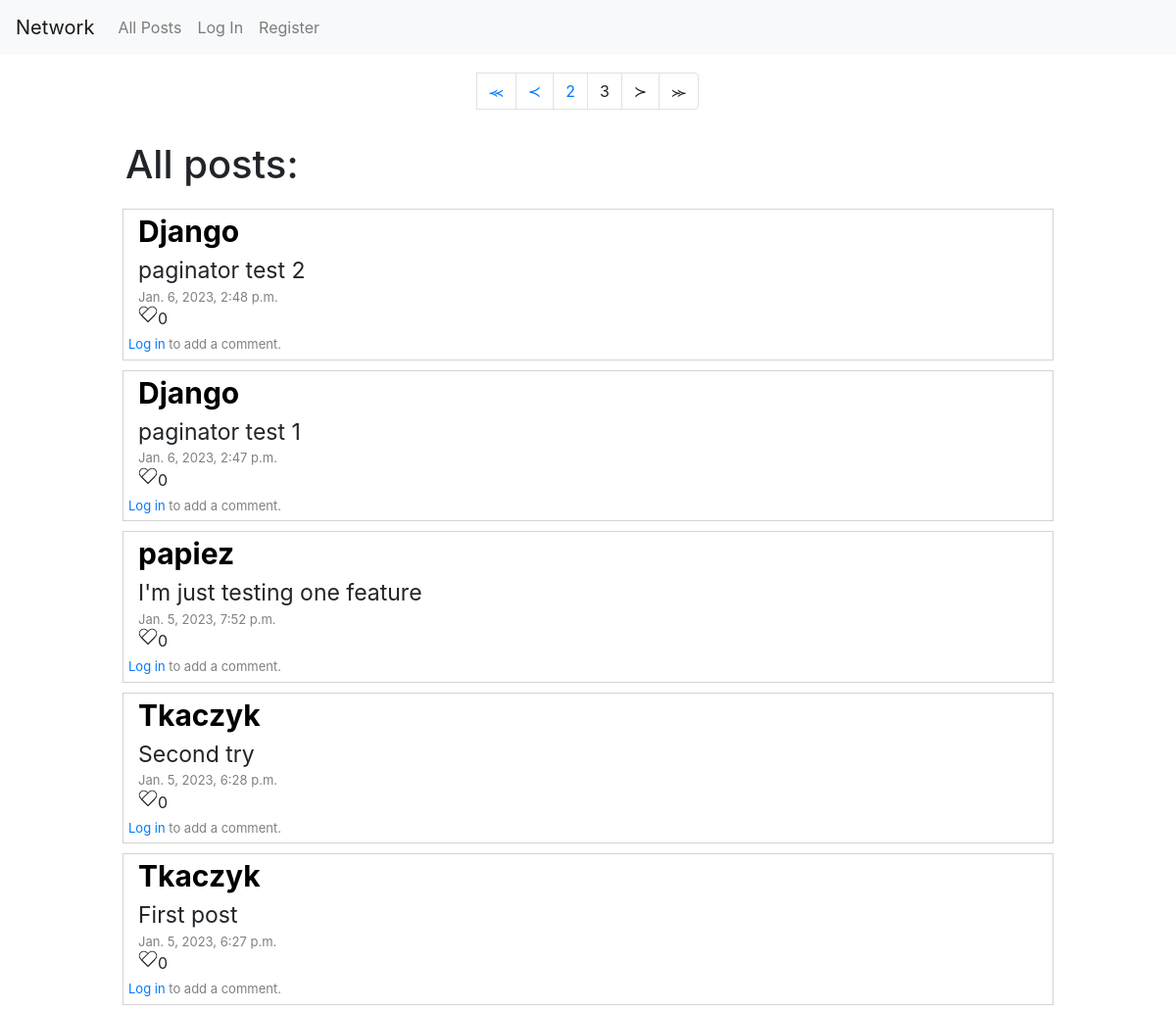
/?page=3, run on the app's committed database.
### network/models.py (models this page shows)
class Post(models.Model):
    owner = models.ForeignKey(User, on_delete=models.CASCADE, related_name="post_owner", default=None)
    timestamp = models.DateTimeField(default=None)
    content = models.CharField(max_length=2500, default=None)
    likes = models.ManyToManyField(User, blank=True, related_name="likers")

class User(AbstractUser):
    followers = models.ManyToManyField("self", blank=True, related_name="followers")
    following = models.ManyToManyField("self", blank=True, related_name="following")

### network/views.py (the view)
# urls.py: path("", views.index, name="index"),
def index(request):
    posts = Post.objects.all().order_by('-timestamp')
    paginator = Paginator(posts, 10)
    page_number = request.GET.get('page')
    page_obj = paginator.get_page(page_number)
    return render(request, "network/index.html", {
        "posts": page_obj,
        "number": paginator.num_pages
    })

### network/templates/network/index.html (shortened to what this page needs)
{% extends "network/layout.html" %}
{% block body %}
    <div class="d-flex align-items-center flex-column">
        <div class="d-flex flex-column" id="posts_container">
            {% if number > 1 %}
                <nav class="navbar sticky-top justify-content-center" aria-label="Page navigation example" style="margin-top: 10px;">
                    <ul class="pagination">
                        {% if posts.has_previous %}
                            <li>
                                <a class="page-link" href="?page=1">&Pr;</a>
                            </li>
                                <li class="pagination justyify-content-center">
                                <a class="page-link" href="?page={{ posts.previous_page_number }}" tabindex="-1" aria-disabled="true">&pr;</a>
                            </li>
                            <li class="page-item">
                                <a class="page-link" href="?page={{ posts.previous_page_number }}">{{ posts.number|add:"-1" }}</a>
                            </li>
                        {% endif %}
                        <li class="page-item">
                            <a class="page-link" aria-disabled="true">{{ posts.number }}</a>
                        </li>
                        {% if posts.has_next %}
                            <li class="page-item">
                                <a class="page-link" href="?page={{ posts.next_page_number }}" aria-disabled="false">{{ posts.number|add:"1" }}</a>
                            </li>
                            <li class="page-item">
                                <a class="page-link" href="?page={{ posts.next_page_number }}">&sc;</a>
                            </li>
                            <li class="page-item">
                                <a class="page-link" aria-label="Next" href="?page={{ posts.paginator.num_pages }}">
                                    <span aria-hidden="true">&Sc;</span>
                                </a>
                            </li>
                        {% else %}
                            <li class="page-item">
                                <a class="page-link" aria-disabled="true">&sc;</a>
                            </li>
                            <li class="page-item">
                                <a class="page-link" aria-label="Next" aria-disabled="true">
                                    <span aria-hidden="true">&Sc;</span>
                                </a>
                            </li>
                        {% endif %}
                    </ul>
                </nav>
            {% endif %}
            <div class="p-2">
                <h1>All posts:</h1>
            </div>
            {% if posts %}
                {% for post in posts %}
                    <div class="post">
                        <div id="post_author">
                            <a href="{% url 'profil' username=post.owner %}" style="color: black;"><strong>{{ post.owner }}</strong></a>
                        </div>
                        <div id="post_content">
                            {{ post.content }}
                        </div>
                        <div id="post_timestamp">
                            {{ post.timestamp }}
                        </div>
                        <div class="d-flex" id="post_likes">
                            <div id="heart"></div>{{ post.likes.count }}
                        </div>
                        {% if user.is_authenticated %}
                            <form method="POST" class="form-inline">
                                <input type="text" class="form-control" name="comment_content" placeholder="Add a comment..." style="width: 30%; margin: 10px;">
                                <button type="submit" class="btn btn-secondary">Comment</button>
                            </form>
                        {% else %}
                            <div id="post_timestamp" style="margin: 5px;">
                                <a href="{% url 'login' %}">Log in</a> to add a comment.
                            </div>
                        {% endif %}
                    </div>
                {% endfor %}
            {% endif %}
        </div>
    </div>
{% endblock %}

### network/static/network/styles.css (style rules this page uses)
#posts_container { width: 80vw; }
.post { border: 1px solid; border-color: lightgray; margin: 5px; }
div.post > * { margin-left: 15px; }
#post_author { font-size: 30px; }
#post_timestamp { font-size: 13px; color: gray; }
#post_content { font-size: 23px; }
#heart { position: relative; width: 20px; height: 18px; }
#heart:before, #heart:after { position: absolute; content: ""; left: 10px; top: 0; width: 10px; height: 16px; background: white; border-radius: 10px 10px 0 0; transform: rotate(-45deg); transform-origin: 0 100%; border: 1px solid; }
#heart:after { left: 0; transform: rotate(45deg); transform-origin :100% 100%; }

### data on the page
Post: owner "Django", content "paginator test 2", timestamp "Jan. 6, 2023, 2:48 p.m.", likes.count "0"
Post: owner "Django", content "paginator test 1", timestamp "Jan. 6, 2023, 2:47 p.m.", likes.count "0"
Post: owner "papiez", content "I'm just testing one feature", timestamp "Jan. 5, 2023, 7:52 p.m.", likes.count "0"
Post: owner "Tkaczyk", content "Second try", timestamp "Jan. 5, 2023, 6:28 p.m.", likes.count "0"
Post: owner "Tkaczyk", content "First post", timestamp "Jan. 5, 2023, 6:27 p.m.", likes.count "0"

### other printed values
{{ posts.number|add:"-1" }} "2"
{{ posts.number }} "3"
